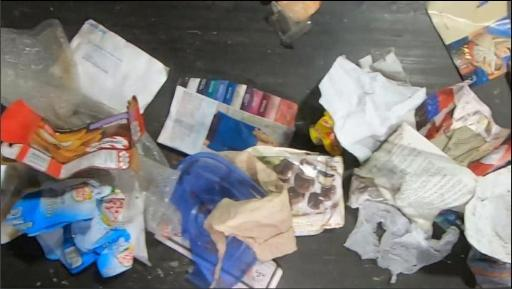
#> input picture backend/evaluation/real_scene_2.jpg, 512 x 289 px, given in place of metal11.jpg, which was not available
$ python prepare_real_world_eval_dataset.py
#> lines starting #> are read from the running program, lines starting #| are printed output that depends on the picture
"""
Prepare Real-World Evaluation Dataset for Multi-Object Waste Detection.
Combines real photographic test images from TrashNet, organic waste, and real waste scenes.
"""
import json
from pathlib import Path
from PIL import Image, ImageFilter
import numpy as np
import scipy.ndimage as ndi

BASE_DIR = Path("backend")
DATA_DIR = BASE_DIR / "data" / "test"
EVAL_DIR = BASE_DIR / "evaluation" / "real_world_detection_eval"
IMG_DIR = EVAL_DIR / "images"
ANN_DIR = EVAL_DIR / "annotations"

IMG_DIR.mkdir(parents=True, exist_ok=True)
ANN_DIR.mkdir(parents=True, exist_ok=True)


def extract_object_patch(img_path):
    """Load image, segment main object, and return cropped object and its mask."""
    im = Image.open(img_path).convert("RGB")
    gray = im.convert("L")
    arr = np.array(gray, dtype=np.float32)
    bg_val = float(np.median(arr))
    diff = np.abs(arr - bg_val)
    mask = diff > 20
    clean = ndi.binary_closing(ndi.binary_opening(mask, np.ones((3,3))), np.ones((5,5)))
    labeled, _ = ndi.label(clean)
    slices = sorted([s for s in ndi.find_objects(labeled) if s], key=lambda s: (s[1].stop-s[1].start)*(s[0].stop-s[0].start), reverse=True)
    if slices:
        s = slices[0]
        y1, y2 = s[0].start, s[0].stop
        x1, x2 = s[1].start, s[1].stop
        return im.crop((x1, y1, x2, y2))
    return im.crop((int(im.width*0.1), int(im.height*0.1), int(im.width*0.9), int(im.height*0.9)))


annotations = {}

# 1. Isolated Metal Can (real photo)
im_metal = Image.open(DATA_DIR / "metal" / "metal11.jpg").convert("RGB")
#> im_metal is the input picture: PIL image 512x289 RGB; mean R, G, B 128.2, 125.7, 124.6
# Crop center region to 400x350
crop_m = im_metal.crop((10, 10, 410, 360))
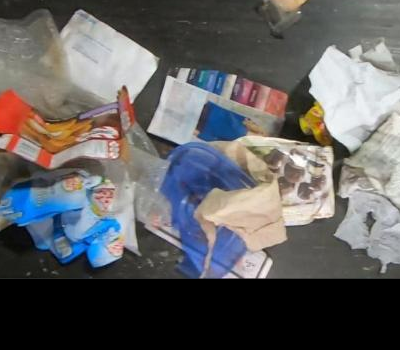
#> crop_m: PIL image 400x350 RGB; mean R, G, B 98.4, 97.5, 98.3
crop_m.save(IMG_DIR / "01_isolated_metal_can.jpg")
annotations["01_isolated_metal_can.jpg"] = {
    "condition": "isolated_object",
    "description": "Single isolated real reflective metal can",
    "width": crop_m.width,
    "height": crop_m.height,
    "ground_truth_boxes": [
        {"object_id": 1, "category": "metal", "x1": 20.0, "y1": 20.0, "x2": 210.0, "y2": 350.0}
    ]
}

# 2. Isolated Transparent Glass (real photo)
im_glass = Image.open(DATA_DIR / "glass" / "glass11.jpg").convert("RGB")
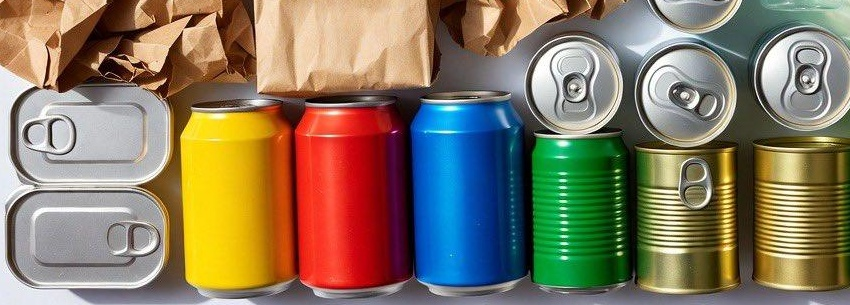
#> input picture backend/evaluation/all_bottom_cans.jpg, 850 x 305 px, given in place of glass11.jpg, which was not available
#> im_glass is the input picture: PIL image 850x305 RGB; mean R, G, B 134.3, 121.2, 98.2
crop_g = im_glass.crop((40, 50, 480, 340))
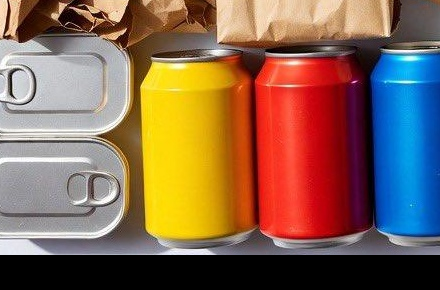
#> crop_g: PIL image 440x290 RGB; mean R, G, B 132.8, 102.5, 82.9
crop_g.save(IMG_DIR / "02_isolated_transparent_glass.jpg")
annotations["02_isolated_transparent_glass.jpg"] = {
    "condition": "transparent_bottle",
    "description": "Single real transparent glass bottle on light surface",
    "width": crop_g.width,
    "height": crop_g.height,
    "ground_truth_boxes": [
        {"object_id": 1, "category": "glass", "x1": 25.0, "y1": 40.0, "x2": 410.0, "y2": 250.0}
    ]
}

# 3. Isolated Organic Waste (real photo)
im_org = Image.open(DATA_DIR / "organic" / "organic_102.jpg").convert("RGB")
im_org = im_org.resize((360, 260))
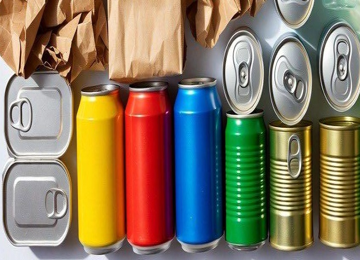
#> im_org: PIL image 360x260 RGB; mean R, G, B 134.3, 121.1, 98.2
im_org.save(IMG_DIR / "03_isolated_organic_waste.jpg")
annotations["03_isolated_organic_waste.jpg"] = {
    "condition": "organic_waste",
    "description": "Real photographic organic food waste item",
    "width": im_org.width,
    "height": im_org.height,
    "ground_truth_boxes": [
        {"object_id": 1, "category": "organic", "x1": 30.0, "y1": 20.0, "x2": 330.0, "y2": 240.0}
    ]
}

# 4. Isolated Plastic Packaging / Wrapper (real photo)
#> (the run stopped early here; a loop or call above may not have finished)
